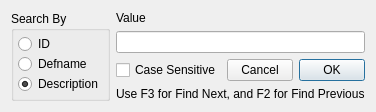
<?xml version="1.0" encoding="UTF-8"?>
<ui version="4.0">
 <class>SubDlg_SearchObj</class>
 <widget class="QDialog" name="SubDlg_SearchObj">
  <property name="geometry">
   <rect>
    <x>0</x>
    <y>0</y>
    <width>375</width>
    <height>107</height>
   </rect>
  </property>
  <property name="windowTitle">
   <string>Search Criteria</string>
  </property>
  <layout class="QGridLayout" name="gridLayout_2" columnstretch="1,3">
   <item row="0" column="1">
    <layout class="QGridLayout" name="gridLayout_4" columnstretch="3,0,0">
     <item row="0" column="0">
      <widget class="QLabel" name="label">
       <property name="text">
        <string>Value</string>
       </property>
      </widget>
     </item>
     <item row="3" column="0" colspan="3">
      <widget class="QLabel" name="label_2">
       <property name="text">
        <string>Use F3 for Find Next, and F2 for Find Previous</string>
       </property>
      </widget>
     </item>
     <item row="1" column="0" colspan="3">
      <widget class="QLineEdit" name="lineEdit_value"/>
     </item>
     <item row="2" column="2">
      <widget class="QPushButton" name="pushButton_ok">
       <property name="minimumSize">
        <size>
         <width>60</width>
         <height>0</height>
        </size>
       </property>
       <property name="text">
        <string>OK</string>
       </property>
      </widget>
     </item>
     <item row="2" column="0">
      <widget class="QCheckBox" name="checkBox_casesensitive">
       <property name="text">
        <string>Case Sensitive</string>
       </property>
      </widget>
     </item>
     <item row="2" column="1">
      <widget class="QPushButton" name="pushButton_cancel">
       <property name="minimumSize">
        <size>
         <width>60</width>
         <height>0</height>
        </size>
       </property>
       <property name="text">
        <string>Cancel</string>
       </property>
      </widget>
     </item>
    </layout>
   </item>
   <item row="0" column="0">
    <layout class="QGridLayout" name="gridLayout">
     <item row="0" column="0">
      <widget class="QGroupBox" name="groupBox">
       <property name="title">
        <string>Search By</string>
       </property>
       <layout class="QVBoxLayout" name="verticalLayout_2">
        <property name="spacing">
         <number>4</number>
        </property>
        <property name="leftMargin">
         <number>4</number>
        </property>
        <property name="topMargin">
         <number>0</number>
        </property>
        <property name="rightMargin">
         <number>4</number>
        </property>
        <property name="bottomMargin">
         <number>0</number>
        </property>
        <item>
         <layout class="QVBoxLayout" name="verticalLayout">
          <property name="spacing">
           <number>0</number>
          </property>
          <item>
           <widget class="QRadioButton" name="radioButton_id">
            <property name="text">
             <string>ID</string>
            </property>
           </widget>
          </item>
          <item>
           <widget class="QRadioButton" name="radioButton_defname">
            <property name="text">
             <string>Defname</string>
            </property>
           </widget>
          </item>
          <item>
           <widget class="QRadioButton" name="radioButton_description">
            <property name="text">
             <string>Description</string>
            </property>
            <property name="checked">
             <bool>true</bool>
            </property>
           </widget>
          </item>
         </layout>
        </item>
       </layout>
      </widget>
     </item>
    </layout>
   </item>
  </layout>
 </widget>
 <resources/>
 <connections/>
</ui>
